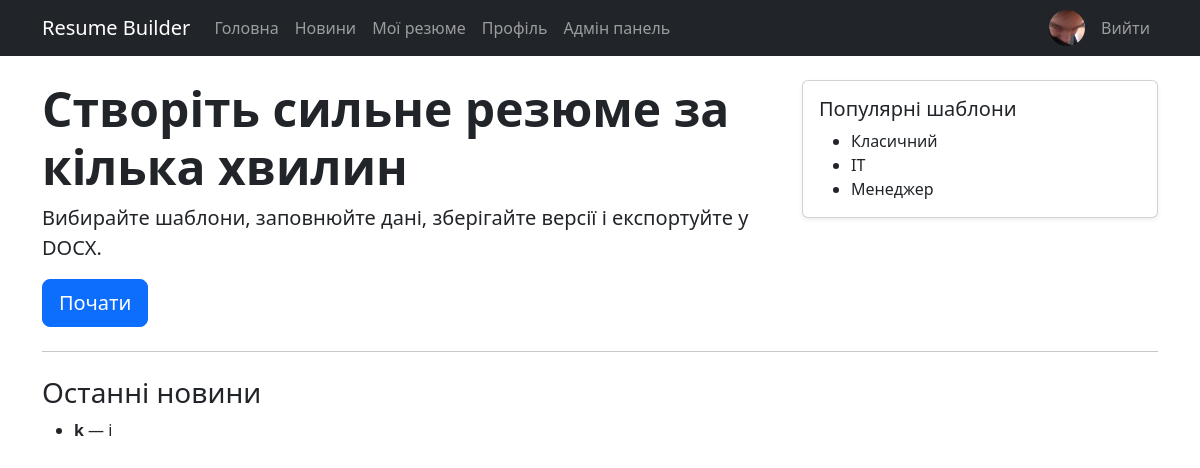
Screenshot of / (signed in) with the database file from the repository.
### builder/models.py (models this page shows, shortened)
class Profile(models.Model):
    user = models.OneToOneField(User, on_delete=models.CASCADE, related_name='profile')
    full_name = models.CharField(max_length=200)
    title = models.CharField(max_length=200, blank=True)
    email = models.EmailField(blank=True)
    phone = models.CharField(max_length=50, blank=True)
    location = models.CharField(max_length=200, blank=True)
    bio = models.TextField(blank=True)
    photo = models.ImageField(upload_to='profiles/', blank=True, null=True)
    last_seen = models.DateTimeField(null=True, blank=True)

class NewsItem(models.Model):
    title = models.CharField(max_length=200)
    content = models.TextField()
    image = models.ImageField(upload_to='news/', blank=True, null=True)
    author = models.ForeignKey(User, on_delete=models.SET_NULL, null=True, blank=True, related_name='news_items')
    created_at = models.DateTimeField(default=timezone.now)

### builder/views.py (the view)
# urls.py: path('', views.home, name='home'),
def home(request):
    return render(request, 'home.html', {'news_items': NewsItem.objects.order_by('-created_at')[:3]})

### builder/context_processors.py (called while the page is built)
def user_profile(request):
    if request.user.is_authenticated:
        profile = Profile.objects.filter(user=request.user).first()
        return {'user_profile': profile}
    return {'user_profile': None}

### templates/home.html
{% extends 'base.html' %}
{% block content %}
<div class="row g-4">
    <div class="col-lg-8">
        <h1 class="display-5 fw-bold">Створіть сильне резюме за кілька хвилин</h1>
        <p class="lead">Вибирайте шаблони, заповнюйте дані, зберігайте версії і експортуйте у DOCX.</p>
        <a class="btn btn-primary btn-lg" href="{% url 'templates_list' %}">Почати</a>
    </div>
    <div class="col-lg-4">
        <div class="card shadow-sm">
            <div class="card-body">
                <h5 class="card-title">Популярні шаблони</h5>
                <ul class="mb-0">
                    <li>Класичний</li>
                    <li>IT</li>
                    <li>Менеджер</li>
                </ul>
            </div>
        </div>
    </div>
</div>
<hr class="my-4">
<h3>Останні новини</h3>
<ul>
    {% for item in news_items %}
    <li><strong>{{ item.title }}</strong> — {{ item.content }}</li>
    {% empty %}
    <li>Наразі немає новин.</li>
    {% endfor %}
</ul>
{% endblock %}

### templates/base.html (shortened to what this page needs)
<!DOCTYPE html>
<html lang="uk">
<head>
    <link rel="stylesheet" href="https://cdn.jsdelivr.net/npm/bootstrap@5.3.3/dist/css/bootstrap.min.css">
    {% load static %}
    <link rel="stylesheet" href="{% static 'builder/responsive.css' %}">
</head>
<body>
<nav class="navbar navbar-expand-lg navbar-dark bg-dark">
    <div class="container">
        <a class="navbar-brand" href="{% url 'home' %}">Resume Builder</a>
        <div class="collapse navbar-collapse" id="main-navigation">
            <ul class="navbar-nav me-auto">
                <li class="nav-item"><a class="nav-link" href="{% url 'home' %}">Головна</a></li>
                <li class="nav-item"><a class="nav-link" href="{% url 'news_list' %}">Новини</a></li>
                {% if user.is_authenticated %}
                <li class="nav-item"><a class="nav-link" href="{% url 'resume_list' %}">Мої резюме</a></li>
                <li class="nav-item"><a class="nav-link" href="{% url 'profile_list' %}">Профіль</a></li>
                {% if user.is_staff %}
                <li class="nav-item"><a class="nav-link" href="{% url 'custom_admin_dashboard' %}">Адмін панель</a></li>
                {% endif %}
                {% endif %}
            </ul>
            <ul class="navbar-nav align-items-center">
                {% if user.is_authenticated %}
                <li class="nav-item me-2">
                    <a class="nav-link p-0" href="{% url 'profile_list' %}">
                        {% if user_profile and user_profile.photo %}
                        <img src="{{ user_profile.photo.url }}" alt="avatar" class="rounded-circle" style="width:36px;height:36px;object-fit:cover;">
                        {% else %}
                        <div class="rounded-circle bg-secondary text-white d-flex align-items-center justify-content-center" style="width:36px;height:36px;font-weight:600;">{{ user.username|slice:":1"|upper }}</div>
                        {% endif %}
                    </a>
                </li>
                <li class="nav-item"><a class="nav-link" href="{% url 'logout' %}">Вийти</a></li>
                {% else %}
                <li class="nav-item"><a class="nav-link" href="{% url 'login' %}">Увійти</a></li>
                <li class="nav-item"><a class="nav-link" href="{% url 'register' %}">Реєстрація</a></li>
                {% endif %}
            </ul>
        </div>
    </div>
</nav>
<div class="container py-4">
    {% block content %}{% endblock %}
</div>
</body>
</html>

### builder/static/builder/responsive.css (style rules this page uses)
html { overflow-x: hidden; }
body { min-width: 320px; }
img { max-width: 100%; height: auto; }
.navbar-brand { white-space: normal; }
.card, .list-group-item { overflow-wrap: anywhere; }

### rows the page displays
Profile: photo (picture)
NewsItem: title "k", content "i"
